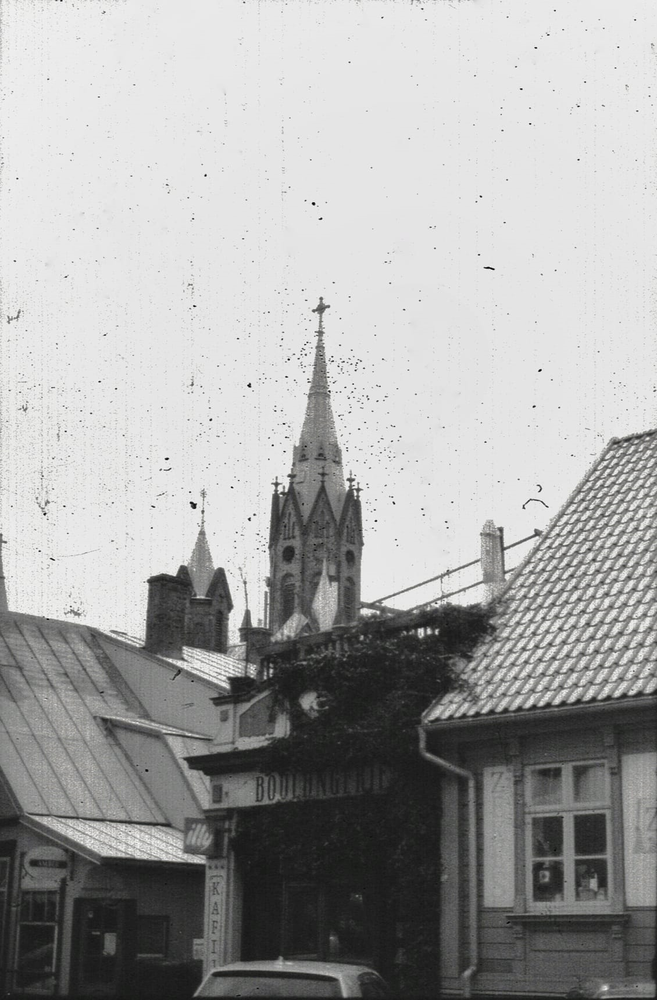
#> input picture bolangerie.png, 657 x 1000 px, shrunk from 1130 x 1721 before the run, found by its file name
$ python pixel_sort.py
#> lines starting #> are read from the running program, lines starting #| are printed output that depends on the picture
from PIL import Image
import random

def distort_image(image_path):
    # Open the image
#> called with image_path = 'bolangerie.png'
    image = Image.open(image_path)
#> image is the input picture: PIL image 657x1000 RGBA; mean R, G, B, A 165.7, 165.8, 165.1, 255
    pixels = image.load()

    # Get image dimensions
    width, height = image.size
#> width = 657; height = 1000

    # Randomly manipulate pixels
    for y in range(height):
        for x in range(width):
            # Randomly choose a manipulation type
            manipulation_type = random.choice(["swap", "invert"])

            # Apply manipulation based on type
            if manipulation_type == "swap":
                # Randomly swap pixel values
                rx = random.randint(0, width - 1)
                ry = random.randint(0, height - 1)
                pixels[x, y], pixels[rx, ry] = pixels[rx, ry], pixels[x, y]
            elif manipulation_type == "invert":
                # Invert pixel values
                pixel_value = pixels[x, y]
                inverted_pixel = tuple(255 - value for value in pixel_value)
                pixels[x, y] = inverted_pixel

    # Convert the image to RGB mode
    image_rgb = image.convert("RGB")
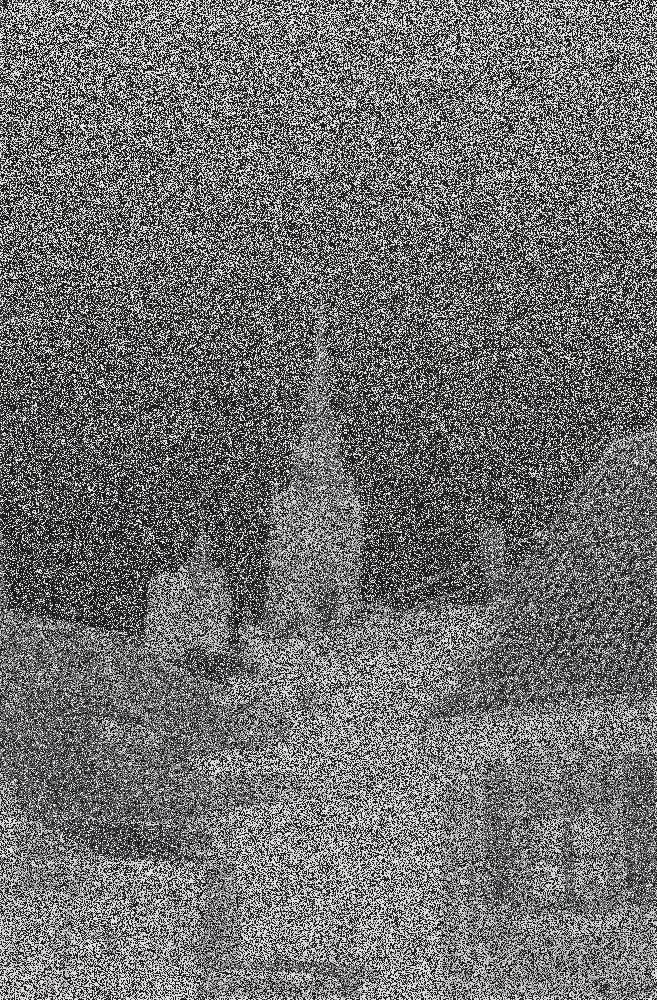
#> image_rgb: PIL image 657x1000 RGB; mean R, G, B 111.5, 111.5, 111.4

    # Save the distorted image as a JPEG file
    output_path = "distorted_image.jpg"
    image_rgb.save(output_path)

    print(f"Distorted image saved as {output_path}")

if __name__ == "__main__":
    image_path = "bolangerie.png"
    distort_image(image_path)

$ run again, with cut_and_inverted_image.jpg saved as bolangerie.png
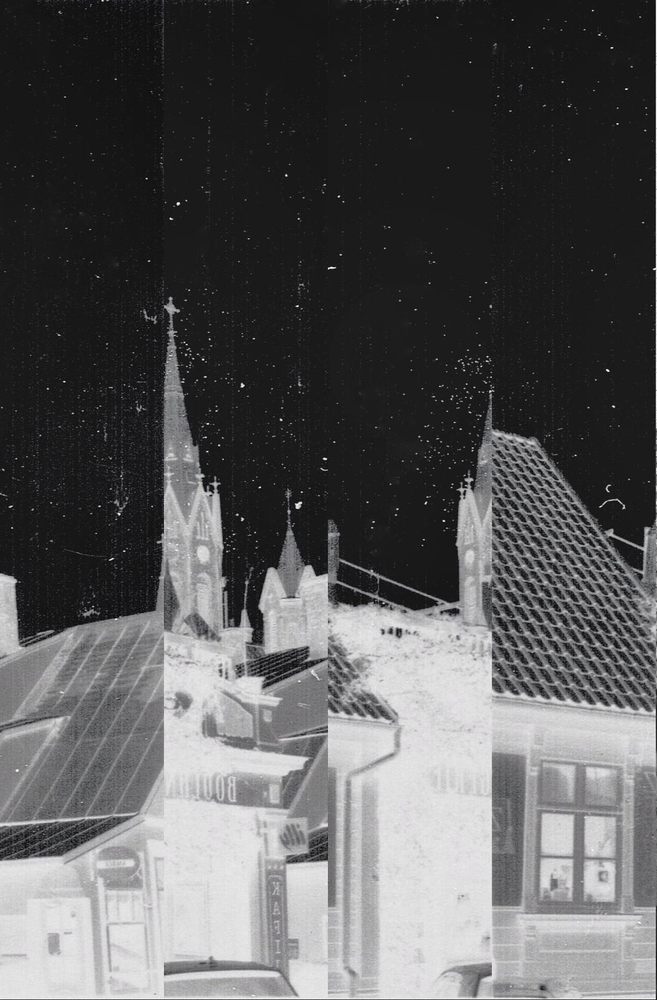
#> input picture cut_and_inverted_image.jpg, 657 x 1000 px, shrunk from 1130 x 1721 before the run, found by its file name
#> in distort_image, image is the input picture: PIL image 657x1000 RGB; mean R, G, B 89.3, 89.2, 89.8
#> in distort_image, `image_rgb = image.convert("RGB")`:
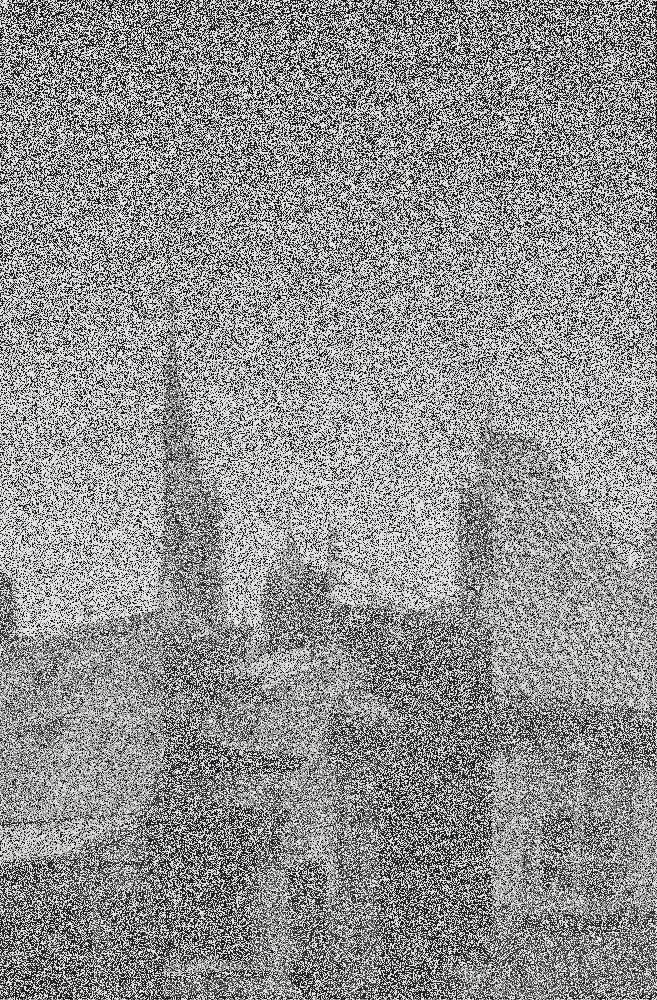
#> image_rgb: PIL image 657x1000 RGB; mean R, G, B 143.4, 143.4, 143.5

$ run again, with cut_inverted_and_flipped_image.jpg saved as bolangerie.png
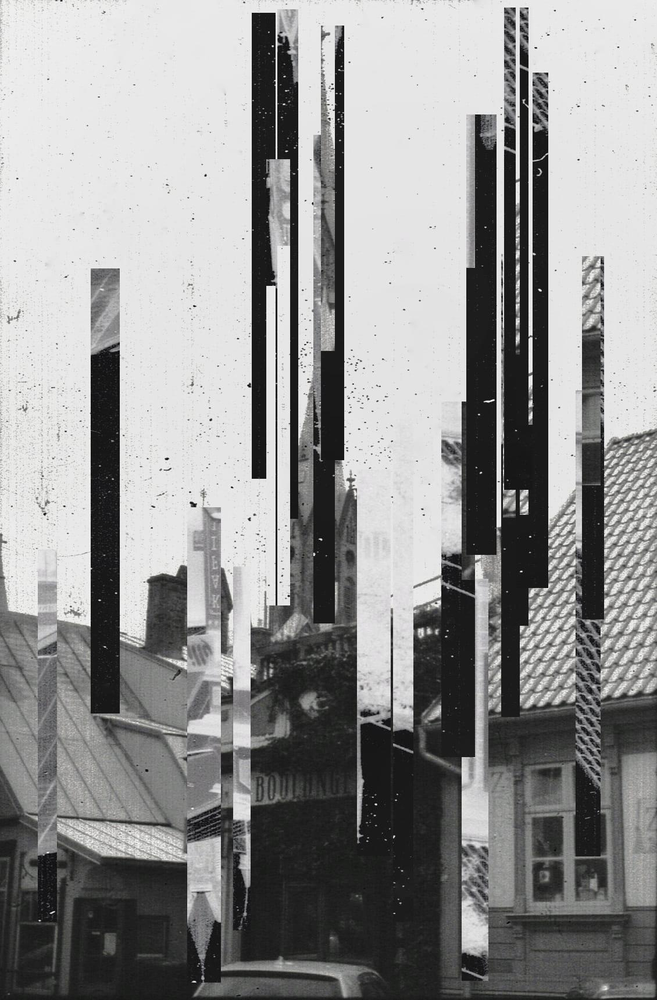
#> input picture cut_inverted_and_flipped_image.jpg, 657 x 1000 px, shrunk from 1130 x 1721 before the run, found by its file name
#> in distort_image, image is the input picture: PIL image 657x1000 RGB; mean R, G, B 146, 146, 145.7
#> in distort_image, `image_rgb = image.convert("RGB")`:
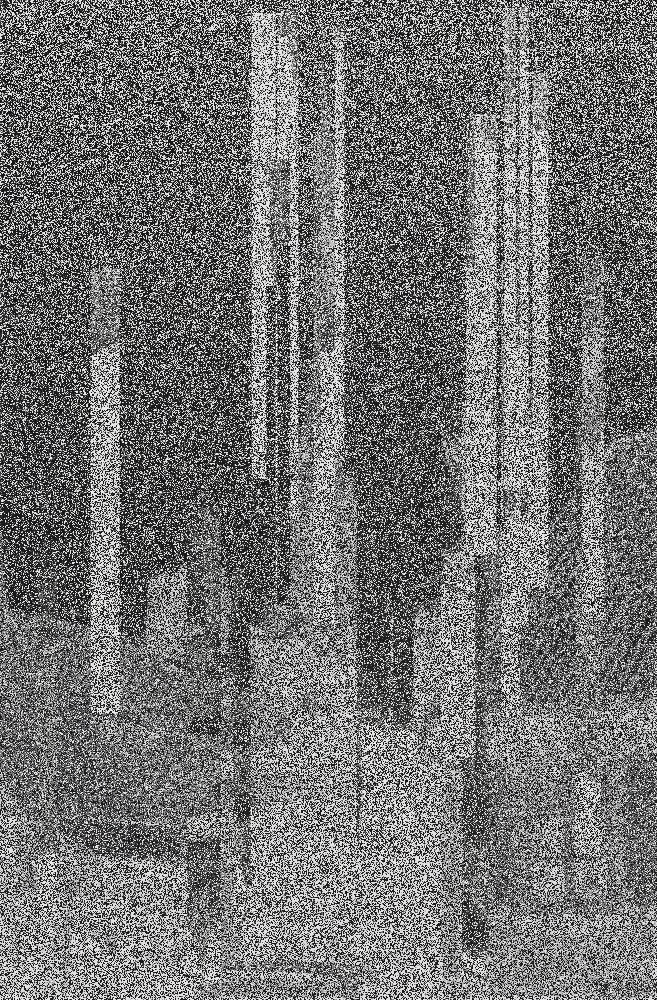
#> image_rgb: PIL image 657x1000 RGB; mean R, G, B 114.9, 115, 114.9
